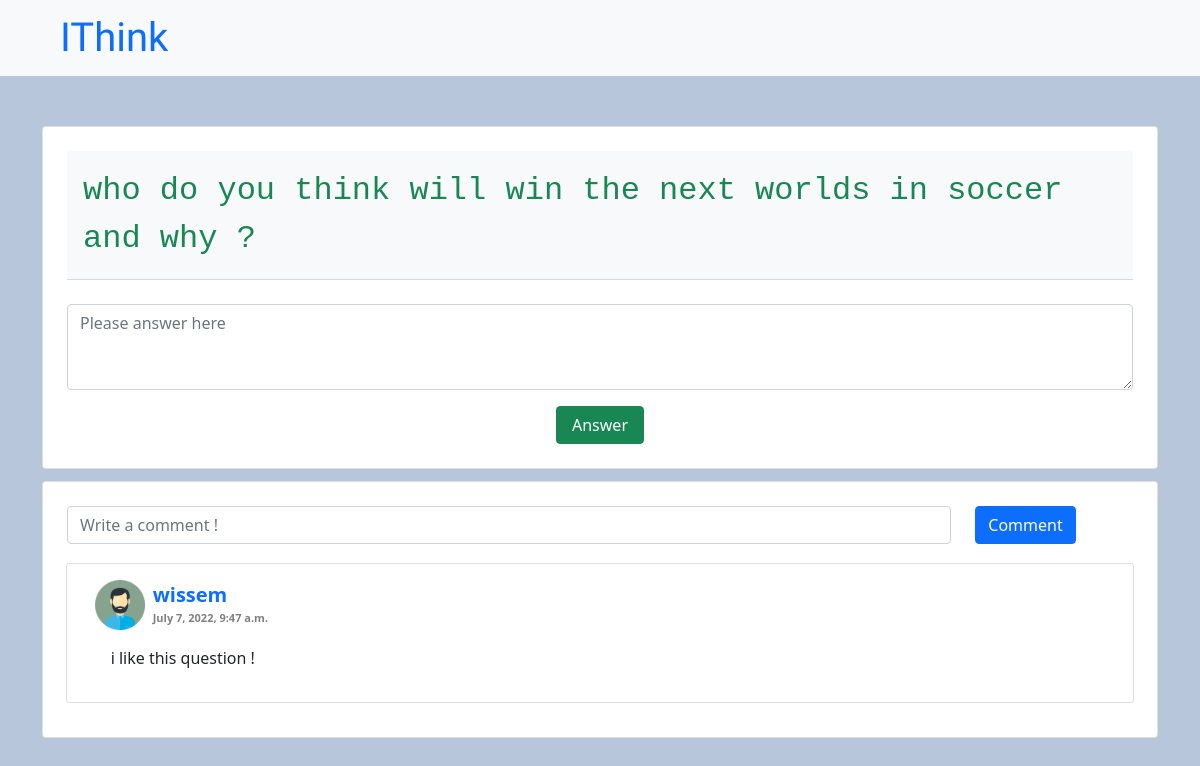
The page /question/15 on the database its author committed.
### questions/models.py (models this page shows, shortened)
class question(models.Model):
    status = (
        ("approved", "approved"),
        ("disapproved", "disapproved")
    )
    status = models.CharField(
        max_length=11, choices=status, default="disapproved")
    question = models.CharField(max_length=200)
    creator = models.CharField(max_length=30)
    created_time = models.DateTimeField(default=timezone.now)

class question_comment(models.Model):
    user = models.ForeignKey(
        user, on_delete=models.CASCADE)
    question = models.ForeignKey(question, on_delete=models.CASCADE)
    comment_str = models.CharField(max_length=300, default="empty")
    date = models.DateTimeField(default=timezone.now)
    edited = models.BooleanField(default=False)
    class Meta:
        managed = True

### polls/models.py (models this page shows)
class user(models.Model):
    genders = (
        ('m', 'male'),
        ('f', 'female'),
    )
    profile_picture_numbers = (
        ("['1']", '1'),
        ("['2']", '2'),
        ("['3']", '3'),
        ("['4']", '4'),
        ("['5']", '5'),
        ("['6']", '6'),
    )
    user = models.OneToOneField(User, on_delete=models.CASCADE, unique=True)
    username = models.CharField(max_length=30)
    gender = models.CharField(max_length=6, choices=genders)
    started_date = models.DateTimeField(default=timezone.now)
    email = models.EmailField(max_length=255, unique=True)
    profile_picture_number = models.CharField(
        max_length=10, choices=profile_picture_numbers)
    cover_picture_number = models.CharField(
        max_length=10, default=3)
    USERNAME_FIELD = "email"
    def __str__(self):
        return self.username

### questions/views.py (the view, shortened to what this page needs)
# urls.py: path('question/<int:pk>', answer, name="question_answer"),
def answer(request, pk):
    context = {
        "questions": question.objects.get(pk=pk)
    }
    comments = question_comment.objects.filter(
        question=question.objects.get(id=pk))
    if len(comments) > 3:
        context["comments"] = comments[:3]
        context["show_more"] = True
    else:
        context["comments"] = comments
        context["show_more"] = False
    context["comments"] = question_comment.objects.filter(
        question=question.objects.get(id=pk))
    return render(request, "questions/questionAnswer.html", context)

### templates/questions/questionAnswer.html (shortened to what this page needs)
<!DOCTYPE html>
<html lang="en">
  <head>
    <link
      href="https://cdn.jsdelivr.net/npm/bootstrap@5.1.3/dist/css/bootstrap.min.css"
      rel="stylesheet"
    />
    {% extends "main.html" %}
    {% load static %}
    {% block content %}
      <div class="container">
        <div class="card p-4">
          <div class="card-header font-monospace bg-light p-3 fs-2 text-success mb-4"  >
            {{questions.question}}
          </div>
          <form method="POST">
              <div class="input-group">
                <textarea type="text" class="form-control" placeholder="Please answer here" name="answer" rows="3"></textarea>
              </div>
              <div class="d-grid col-1 mx-auto">
                <button type="submit" class="btn btn-success mt-3">Answer</button>
              </div>
          </form>
        </div>
      </div>
      <div class="container" style="margin-top:1%" >
        <div class="card p-4">
          <form method="POST">
            <div class="row mb-2">
              <div class="col-10">
                <input type="text" class="form-control" placeholder="Write a comment !" name="comment" rows="1" ></input>
              </div>
              <div class="col" style="">
                <button type="submit" class="btn btn-primary" name="comment" >Comment</button>
              </div>
            </div>
          </form>
          {% for comment in comments %}
            <div class="row" style="padding:1%">
              <div class="card">
                <div class="card-body">
                  <div>
                    <div class="d-flex flex-row align-items-center">
                      {% if comment.user.profile_picture_number == "['1']" %}
                        <img src="{% static 'images\avatars\men_avatar_1.png' %}" alt="avatar" width="50" height="50" />
                      {% elif comment.user.profile_picture_number == "['2']" %}
                        <img src="{% static 'images\avatars\men_avatar_2.png' %}" alt="avatar" width="50" height="50" />
                      {% elif comment.user.profile_picture_number == "['3']" %}
                        <img src="{% static 'images\avatars\men_avatar_3.png' %}" alt="avatar" width="50" height="50" />
                      {% elif comment.user.profile_picture_number == "['4']" %}
                        <img src="{% static 'images\avatars\women_avatar_1.png' %}" alt="avatar" width="50" height="50" />
                      {% elif comment.user.profile_picture_number == "['5']" %}
                        <img src="{% static 'images\avatars\women_avatar_2.png' %}" alt="avatar" width="50" height="50" />
                      {% elif comment.user.profile_picture_number == "['6']" %}
                        <img src="{% static 'images\avatars\women_avatar_3.png' %}" alt="avatar" width="50" height="50" />
                      {% endif %}
                      <a href="{% url "profile" comment.user %}" class="small mb-0 ms-2 text-primary fw-bold fs-5 lh-1 text-decoration-none">{{comment.user}} <br> <span style="font-size:11px;color:gray">{{ comment.date }}</span></a>
                    </div>
                  </div>
                  <p class="mt-3 ms-3">{{ comment.comment_str }}</p>
                </div>
              </div>
            </div>
          {% endfor %}
        </div>
      </div>
      <div class="" style="height:50px">
      </div>
      {% endblock content %}

### static/css/styles.css (style rules this page uses)
body { background-color: #b8c6db; }
.container { margin-top: 50px; box-shadow: 0 0 10px 12px rbga(100, 100, 100, 0.1); border-radius: 10px; }

### rows shown on the page
question: question "who do you think will win the next worlds in soccer and why ?"
question_comment: user "wissem", date "July 7, 2022, 9:47 a.m.", comment_str "i like this question !"
